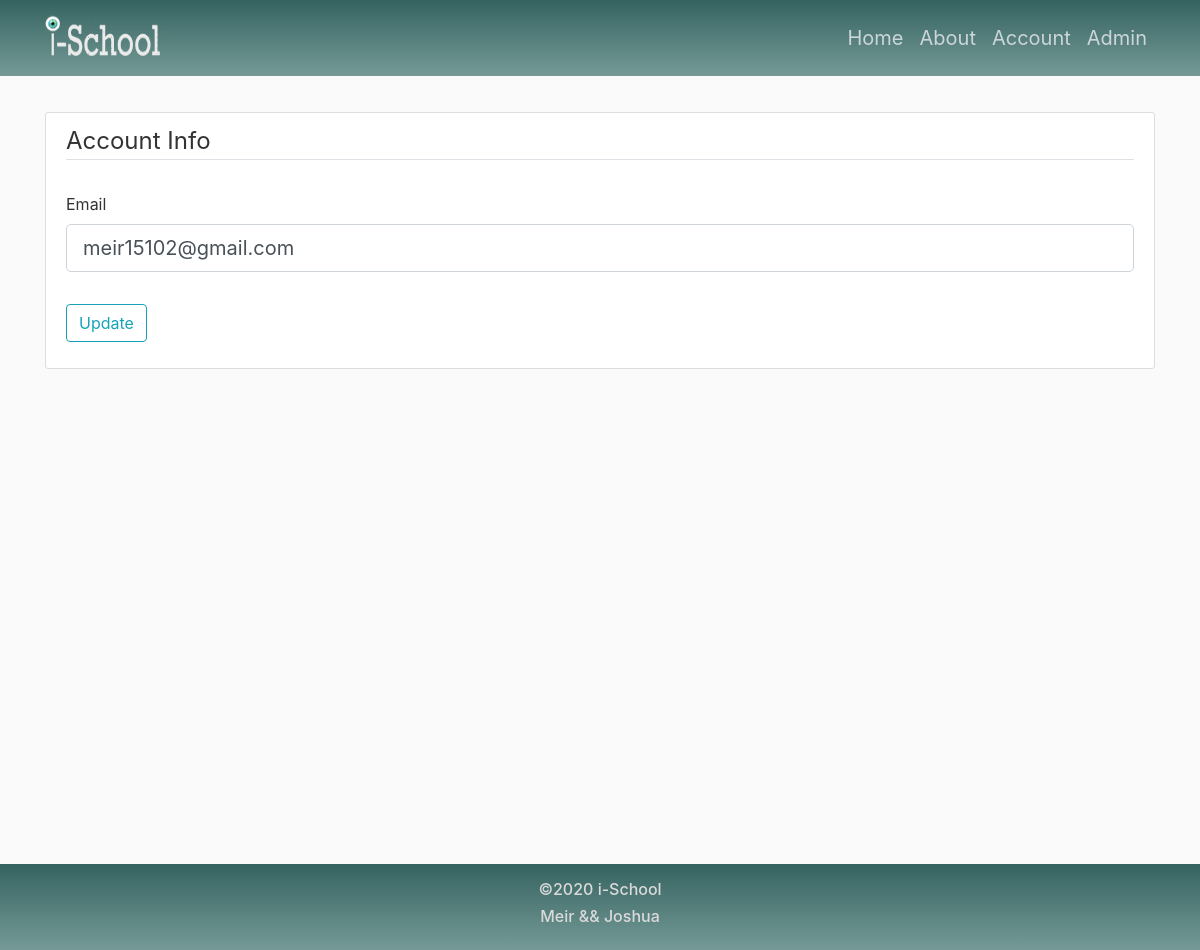
The page /updateAccountDetails (signed in) on the database as committed earlier.
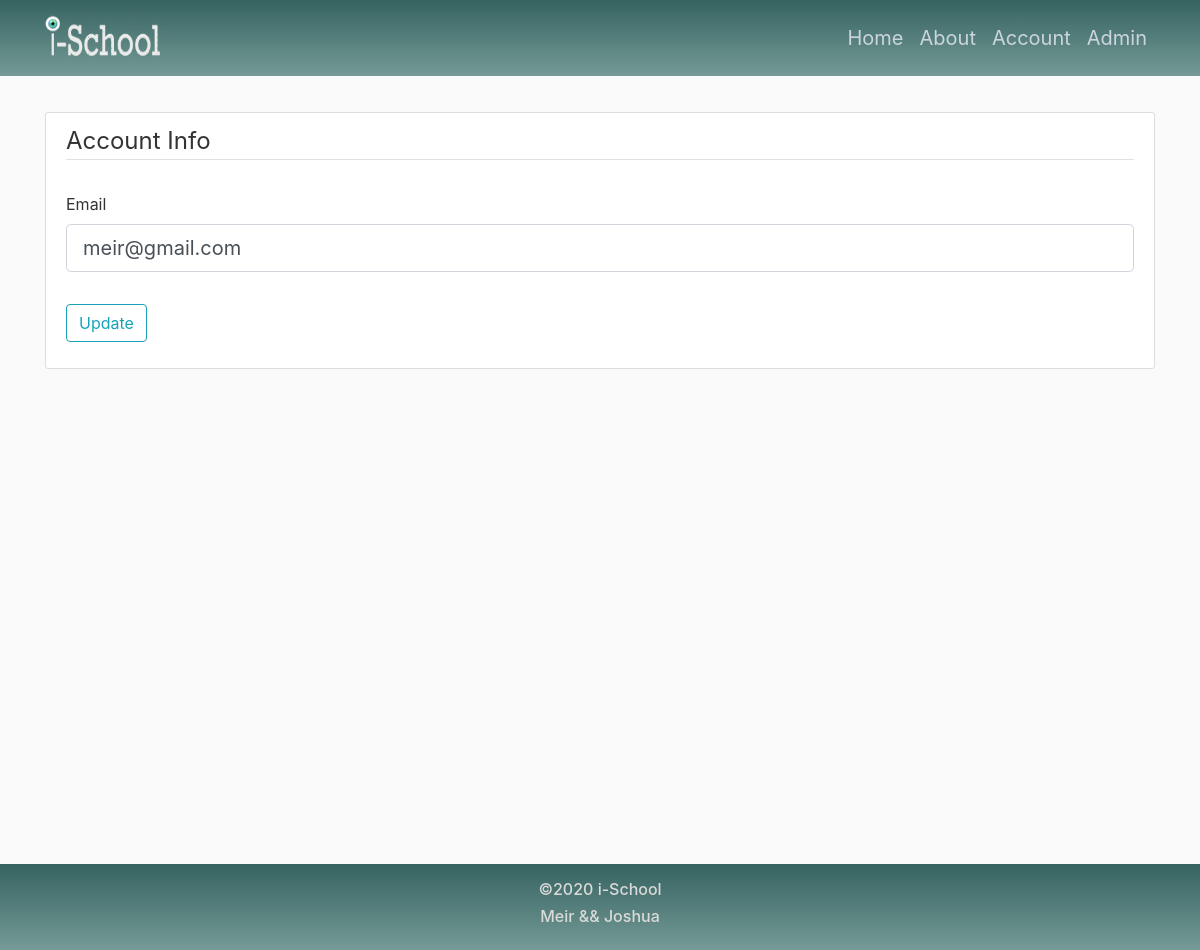
The same page on the database as committed later.
### iSchoolApp/models.py (models this page shows, shortened)
class User(db.Model, UserMixin):
    id = db.Column(db.Integer, primary_key=True)
    username = db.Column(db.String(20), unique=True, nullable=False)
    email = db.Column(db.String(120), unique=True, nullable=False)
    image_file = db.Column(db.String(20), nullable=False, default='default.jpg')
    password = db.Column(db.String(60), nullable=False)
    lecture = db.relationship('Lecture', backref='year', lazy=True)

### iSchoolApp/teacher/routes.py (the view)
@teacher.route("/updateAccountDetails", methods=['GET', 'POST'])
@login_required
def updateAccountDetails():
    form = UpdateAccountForm()
    if form.validate_on_submit():
        current_user.email = form.email.data
        db.session.commit()
        flash('your account has been updated!', 'success')
        return redirect(url_for('teacher.account'))
    elif request.method == 'GET':
        form.email.data = current_user.email
    return render_template('updateAccountDetails.html', form=form)

### iSchoolApp/teacher/forms.py (shortened to what this page needs)
class UpdateAccountForm(FlaskForm):
    email = StringField('Email', validators=[DataRequired(), Email()])
    submit = SubmitField('Update')

### iSchoolApp/models.py (called while the page is built)
@login_manager.user_loader
def load_user(user_id):
    return User.query.get(int(user_id))

### iSchoolApp/templates/updateAccountDetails.html (shortened to what this page needs)
{% extends "layout.html" %}
{% block content %}
<div class="container">
    <br><br>
    <div class="content-section">
        <form method="POST" action="">
            <fieldset class="form-group">
                <br>
                <legend class="border-bottom md-4">Account Info</legend>
                <div class="form-group">
                    {{ form.email.label(class="form-control-label") }}
                    {% if form.email.errors %}
                        {{ form.email(class="form-control form-control-lg is-invalid") }}
                        <div class="invalid-feedback">
                            {% for error in form.email.errors %}
                                <span>{{ error }}</span>
                            {% endfor %}
                        </div>
                    {% else %}
                        {{ form.email(class="form-control form-control-lg") }}
                    {% endif %}
                </div>
            </fieldset>
            <div class="form-group">
                {{ form.submit(class="btn btn-outline-info") }}
            </div>
        </form>
    </div>
</div>
{% endblock content %}

Rows that differ between the two databases and show on the page:
changed User: email "meir15102@gmail.com" → "meir@gmail.com"
